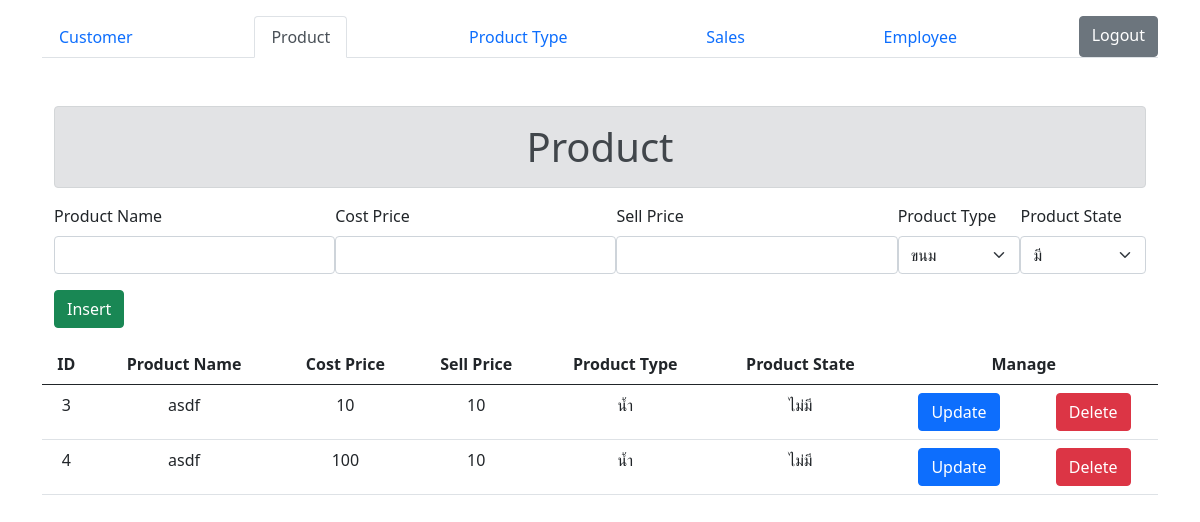
Before: /product.php (signed in) with the older database file.
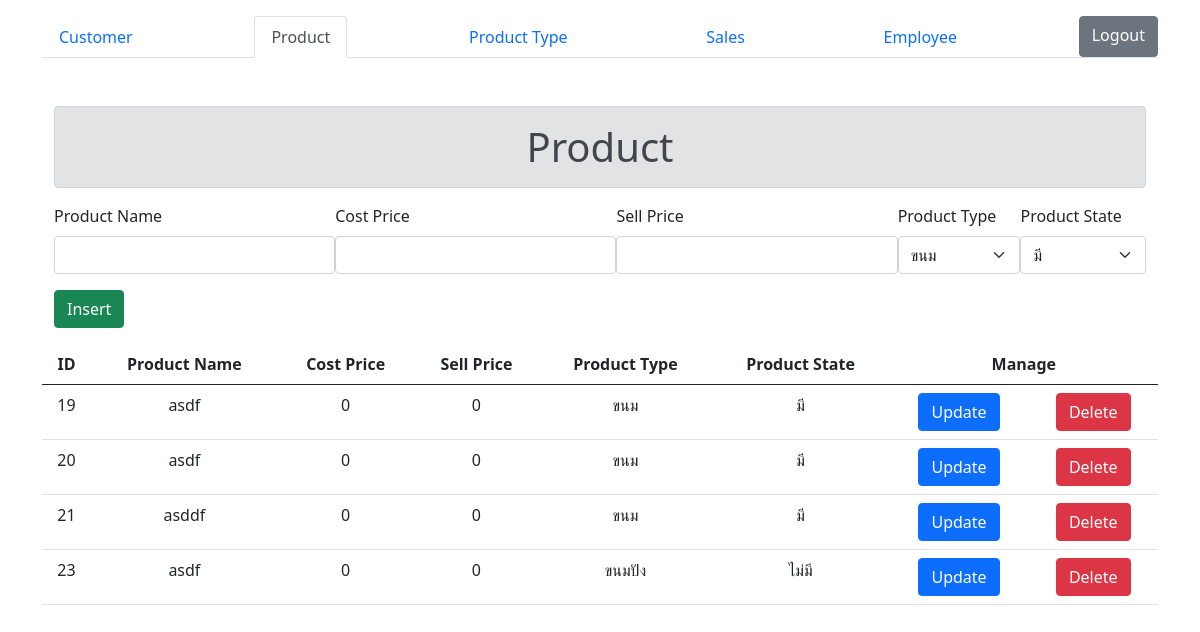
After: the same page with the newer database file.
### tables this page shows
CREATE TABLE `product` (
  `p_id` int(10) NOT NULL,
  `p_name` varchar(45) NOT NULL,
  `p_cost_price` int(11) NOT NULL,
  `p_price` int(11) NOT NULL,
  `pdt_id` int(10) NOT NULL,
  `pdst_id` int(10) NOT NULL
);

CREATE TABLE `product_type` (
  `pdt_id` int(11) NOT NULL,
  `pdt_name` varchar(20) NOT NULL
);

CREATE TABLE `product_state` (
  `pdst_id` int(10) NOT NULL,
  `pdst_name` varchar(20) NOT NULL
);

### product.php (the view, shortened to what the changed rows need)
<?php
    include('connection.php');
?>
<!DOCTYPE html>
<html lang="en">
<head>
    <link rel="stylesheet" href="https://stackpath.bootstrapcdn.com/bootstrap/5.0.0-alpha1/css/bootstrap.min.css">
</head>
<body>
    <div class="container mt-3 align-items-center">
        <div class="container mt-5">
            <h1 class="text-center alert alert-secondary">Product</h1>
        </div>
        <table class="table mt-3">
            <thead>
                <tr>
                    <th class="text-center">ID</th>
                    <th class="text-center">Product Name</th>
                    <th class="text-center">Cost Price</th>
                    <th class="text-center">Sell Price</th>
                    <th class="text-center">Product Type</th>
                    <th class="text-center">Product State</th>
                    <th colspan="2" class="text-center">Manage</th>
                </tr>
            </thead>
            <tbody>
                <?php
                    $sql = "Select product.*, product_type.*, product_state.* From product join product_type on product_type.pdt_id=product.pdt_id JOIN product_state on product_state.pdst_id=product.pdst_id;";
                    $result = $con->query($sql);
                    if($result->num_rows > 0) {
                        while($row = $result->fetch_assoc()) {
                            echo "<tr>";
                                echo '<td class="text-center">'. $row['p_id'] . '</td>';
                                echo '<td class="text-center">'. $row['p_name'] . '</td>';
                                echo '<td class="text-center">'. $row['p_cost_price'] . '</td>';
                                echo '<td class="text-center">'. $row['p_price'] . '</td>';
                                echo '<td class="text-center">'. $row['pdt_name'] . '</td>';
                                echo '<td class="text-center">'. $row['pdst_name'] . '</td>';
                                echo '<td class="text-center"><a role="button" class="btn btn-primary" href="product.php?id=' . $row['p_id'] .'&pname='.$row['p_name'].'&pcostprice='.$row['p_cost_price'].'&pprice='.$row['p_price'].'&ptype='.$row['pdt_id'].'&pstate='.$row['pdst_id'].'">Update</a></td>';
                                echo '<td class="text-center"><a role="button" class="btn btn-danger" href="delete.php?id=' . $row['p_id'] .'&form=product">Delete</a></td>';
                            echo '</tr>';
                        }
                    }else {
                        echo '<td class="text-center" colspan="7">No Data in Table</td>';
                    }
                ?>
            </tbody>
        </table>
    </div>
</body>
</html>

Changed rows visible on the page:
removed product: p_id "3", p_name "asdf", p_cost_price "10", p_price "10", pdt.pdt_name "น้ำ", pdst.pdst_name "ไม่มี"
removed product: p_id "4", p_name "asdf", p_cost_price "100", p_price "10", pdt.pdt_name "น้ำ", pdst.pdst_name "ไม่มี"
added product: p_id "19", p_name "asdf", p_cost_price "0", p_price "0", pdt.pdt_name "ขนม", pdst.pdst_name "มี"
added product: p_id "20", p_name "asdf", p_cost_price "0", p_price "0", pdt.pdt_name "ขนม", pdst.pdst_name "มี"
added product: p_id "21", p_name "asddf", p_cost_price "0", p_price "0", pdt.pdt_name "ขนม", pdst.pdst_name "มี"
added product: p_id "23", p_name "asdf", p_cost_price "0", p_price "0", pdt.pdt_name "ขนมปัง", pdst.pdst_name "ไม่มี"
